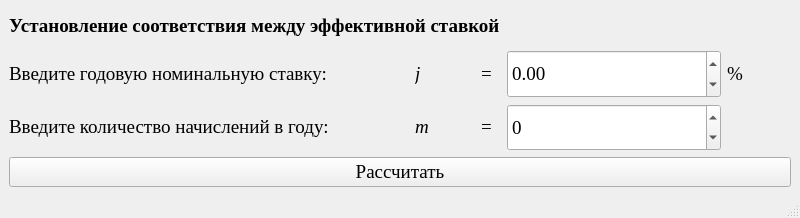
<?xml version="1.0" encoding="UTF-8"?>
<ui version="4.0">
 <class>MainWindow</class>
 <widget class="QMainWindow" name="MainWindow">
  <property name="geometry">
   <rect>
    <x>0</x>
    <y>0</y>
    <width>800</width>
    <height>218</height>
   </rect>
  </property>
  <property name="minimumSize">
   <size>
    <width>800</width>
    <height>218</height>
   </size>
  </property>
  <property name="maximumSize">
   <size>
    <width>800</width>
    <height>220</height>
   </size>
  </property>
  <property name="windowTitle">
   <string>Установление соответствия между эффективной ставкой</string>
  </property>
  <widget class="QWidget" name="centralwidget">
   <layout class="QGridLayout" name="gridLayout_2" rowstretch="1,4,1" rowminimumheight="1,2,1">
    <item row="0" column="0">
     <widget class="QLabel" name="label_11">
      <property name="minimumSize">
       <size>
        <width>400</width>
        <height>35</height>
       </size>
      </property>
      <property name="font">
       <font>
        <family>Times New Roman</family>
        <pointsize>14</pointsize>
        <weight>75</weight>
        <bold>true</bold>
       </font>
      </property>
      <property name="text">
       <string>&lt;html&gt;&lt;head/&gt;&lt;body&gt;&lt;p&gt;Установление соответствия между эффективной ставкой&lt;/p&gt;&lt;/body&gt;&lt;/html&gt;</string>
      </property>
     </widget>
    </item>
    <item row="1" column="0">
     <layout class="QGridLayout" name="gridLayout" rowstretch="1,1">
      <item row="1" column="0">
       <layout class="QGridLayout" name="gridLayout_11">
        <item row="0" column="0">
         <widget class="QLabel" name="label_40">
          <property name="minimumSize">
           <size>
            <width>400</width>
            <height>35</height>
           </size>
          </property>
          <property name="font">
           <font>
            <family>Times New Roman</family>
            <pointsize>14</pointsize>
           </font>
          </property>
          <property name="text">
           <string>&lt;html&gt;&lt;head/&gt;&lt;body&gt;&lt;p&gt;Введите количество начислений в году:&lt;/p&gt;&lt;/body&gt;&lt;/html&gt;</string>
          </property>
         </widget>
        </item>
        <item row="0" column="1">
         <widget class="QLabel" name="label_45">
          <property name="minimumSize">
           <size>
            <width>60</width>
            <height>0</height>
           </size>
          </property>
          <property name="maximumSize">
           <size>
            <width>60</width>
            <height>16777215</height>
           </size>
          </property>
          <property name="font">
           <font>
            <family>Times New Roman</family>
            <pointsize>14</pointsize>
            <italic>true</italic>
           </font>
          </property>
          <property name="text">
           <string>&lt;html&gt;&lt;head/&gt;&lt;body&gt;&lt;p&gt;m&lt;/p&gt;&lt;/body&gt;&lt;/html&gt;</string>
          </property>
         </widget>
        </item>
        <item row="0" column="2">
         <widget class="QLabel" name="label_46">
          <property name="minimumSize">
           <size>
            <width>20</width>
            <height>0</height>
           </size>
          </property>
          <property name="maximumSize">
           <size>
            <width>20</width>
            <height>16777215</height>
           </size>
          </property>
          <property name="font">
           <font>
            <family>Times New Roman</family>
            <pointsize>14</pointsize>
           </font>
          </property>
          <property name="text">
           <string>&lt;html&gt;&lt;head/&gt;&lt;body&gt;&lt;p&gt;=&lt;/p&gt;&lt;/body&gt;&lt;/html&gt;</string>
          </property>
         </widget>
        </item>
        <item row="0" column="3">
         <widget class="QDoubleSpinBox" name="doubleSpinBox_9">
          <property name="minimumSize">
           <size>
            <width>214</width>
            <height>25</height>
           </size>
          </property>
          <property name="maximumSize">
           <size>
            <width>16777215</width>
            <height>220</height>
           </size>
          </property>
          <property name="font">
           <font>
            <family>Times New Roman</family>
            <pointsize>14</pointsize>
           </font>
          </property>
          <property name="decimals">
           <number>0</number>
          </property>
          <property name="minimum">
           <double>-16777215.000000000000000</double>
          </property>
          <property name="maximum">
           <double>16777215.000000000000000</double>
          </property>
          <property name="singleStep">
           <double>1.000000000000000</double>
          </property>
         </widget>
        </item>
        <item row="0" column="4">
         <widget class="QLabel" name="label_47">
          <property name="minimumSize">
           <size>
            <width>35</width>
            <height>0</height>
           </size>
          </property>
          <property name="maximumSize">
           <size>
            <width>35</width>
            <height>16777215</height>
           </size>
          </property>
          <property name="font">
           <font>
            <family>Times New Roman</family>
            <pointsize>14</pointsize>
           </font>
          </property>
          <property name="text">
           <string>&lt;html&gt;&lt;head/&gt;&lt;body&gt;&lt;p/&gt;&lt;/body&gt;&lt;/html&gt;</string>
          </property>
         </widget>
        </item>
        <item row="0" column="5">
         <widget class="QLabel" name="label_48">
          <property name="text">
           <string/>
          </property>
         </widget>
        </item>
       </layout>
      </item>
      <item row="0" column="0">
       <layout class="QGridLayout" name="gridLayout_10">
        <item row="0" column="0">
         <widget class="QLabel" name="label_39">
          <property name="minimumSize">
           <size>
            <width>400</width>
            <height>35</height>
           </size>
          </property>
          <property name="font">
           <font>
            <family>Times New Roman</family>
            <pointsize>14</pointsize>
           </font>
          </property>
          <property name="text">
           <string>&lt;html&gt;&lt;head/&gt;&lt;body&gt;&lt;p&gt;Введите годовую номинальную ставку:&lt;/p&gt;&lt;/body&gt;&lt;/html&gt;</string>
          </property>
         </widget>
        </item>
        <item row="0" column="1">
         <widget class="QLabel" name="label_41">
          <property name="minimumSize">
           <size>
            <width>60</width>
            <height>0</height>
           </size>
          </property>
          <property name="maximumSize">
           <size>
            <width>60</width>
            <height>16777215</height>
           </size>
          </property>
          <property name="font">
           <font>
            <family>Times New Roman</family>
            <pointsize>14</pointsize>
            <italic>true</italic>
           </font>
          </property>
          <property name="text">
           <string>&lt;html&gt;&lt;head/&gt;&lt;body&gt;&lt;p&gt;j&lt;/p&gt;&lt;/body&gt;&lt;/html&gt;</string>
          </property>
         </widget>
        </item>
        <item row="0" column="2">
         <widget class="QLabel" name="label_42">
          <property name="minimumSize">
           <size>
            <width>20</width>
            <height>0</height>
           </size>
          </property>
          <property name="maximumSize">
           <size>
            <width>20</width>
            <height>16777215</height>
           </size>
          </property>
          <property name="font">
           <font>
            <family>Times New Roman</family>
            <pointsize>14</pointsize>
           </font>
          </property>
          <property name="text">
           <string>&lt;html&gt;&lt;head/&gt;&lt;body&gt;&lt;p&gt;=&lt;/p&gt;&lt;/body&gt;&lt;/html&gt;</string>
          </property>
         </widget>
        </item>
        <item row="0" column="3">
         <widget class="QDoubleSpinBox" name="doubleSpinBox_8">
          <property name="minimumSize">
           <size>
            <width>214</width>
            <height>25</height>
           </size>
          </property>
          <property name="maximumSize">
           <size>
            <width>16777215</width>
            <height>220</height>
           </size>
          </property>
          <property name="font">
           <font>
            <family>Times New Roman</family>
            <pointsize>14</pointsize>
           </font>
          </property>
          <property name="decimals">
           <number>2</number>
          </property>
          <property name="minimum">
           <double>-16777215.000000000000000</double>
          </property>
          <property name="maximum">
           <double>16777215.000000000000000</double>
          </property>
          <property name="singleStep">
           <double>0.010000000000000</double>
          </property>
         </widget>
        </item>
        <item row="0" column="4">
         <widget class="QLabel" name="label_43">
          <property name="minimumSize">
           <size>
            <width>35</width>
            <height>0</height>
           </size>
          </property>
          <property name="maximumSize">
           <size>
            <width>35</width>
            <height>16777215</height>
           </size>
          </property>
          <property name="font">
           <font>
            <family>Times New Roman</family>
            <pointsize>14</pointsize>
           </font>
          </property>
          <property name="text">
           <string>&lt;html&gt;&lt;head/&gt;&lt;body&gt;&lt;p&gt;%&lt;/p&gt;&lt;/body&gt;&lt;/html&gt;</string>
          </property>
         </widget>
        </item>
        <item row="0" column="5">
         <widget class="QLabel" name="label_44">
          <property name="text">
           <string/>
          </property>
         </widget>
        </item>
       </layout>
      </item>
     </layout>
    </item>
    <item row="2" column="0">
     <widget class="QPushButton" name="pushButton">
      <property name="font">
       <font>
        <family>Times New Roman</family>
        <pointsize>14</pointsize>
       </font>
      </property>
      <property name="text">
       <string>Рассчитать</string>
      </property>
     </widget>
    </item>
   </layout>
  </widget>
  <widget class="QStatusBar" name="statusbar"/>
 </widget>
 <resources/>
 <connections/>
</ui>
